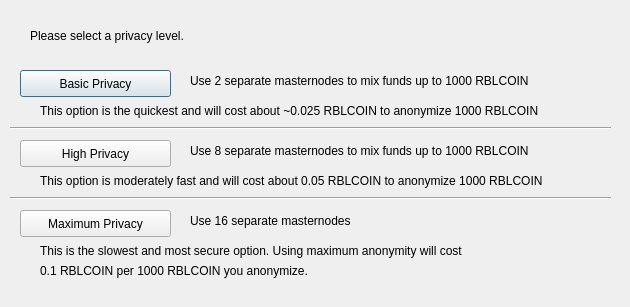
<?xml version="1.0" encoding="UTF-8"?>
<ui version="4.0">
 <class>DarksendConfig</class>
 <widget class="QDialog" name="DarksendConfig">
  <property name="geometry">
   <rect>
    <x>0</x>
    <y>0</y>
    <width>630</width>
    <height>307</height>
   </rect>
  </property>
  <property name="windowTitle">
   <string>Configure PrivateSend</string>
  </property>
  <widget class="QPushButton" name="buttonBasic">
   <property name="geometry">
    <rect>
     <x>20</x>
     <y>70</y>
     <width>151</width>
     <height>27</height>
    </rect>
   </property>
   <property name="text">
    <string>Basic Privacy</string>
   </property>
  </widget>
  <widget class="QPushButton" name="buttonHigh">
   <property name="geometry">
    <rect>
     <x>20</x>
     <y>140</y>
     <width>151</width>
     <height>27</height>
    </rect>
   </property>
   <property name="text">
    <string>High Privacy</string>
   </property>
  </widget>
  <widget class="QPushButton" name="buttonMax">
   <property name="geometry">
    <rect>
     <x>20</x>
     <y>210</y>
     <width>151</width>
     <height>27</height>
    </rect>
   </property>
   <property name="text">
    <string>Maximum Privacy</string>
   </property>
  </widget>
  <widget class="QLabel" name="label">
   <property name="geometry">
    <rect>
     <x>30</x>
     <y>20</y>
     <width>571</width>
     <height>31</height>
    </rect>
   </property>
   <property name="text">
    <string>Please select a privacy level.</string>
   </property>
  </widget>
  <widget class="QLabel" name="label_2">
   <property name="geometry">
    <rect>
     <x>190</x>
     <y>70</y>
     <width>421</width>
     <height>21</height>
    </rect>
   </property>
   <property name="text">
    <string>Use 2 separate masternodes to mix funds up to 1000 RBLCOIN</string>
   </property>
  </widget>
  <widget class="QLabel" name="label_3">
   <property name="geometry">
    <rect>
     <x>190</x>
     <y>140</y>
     <width>411</width>
     <height>21</height>
    </rect>
   </property>
   <property name="text">
    <string>Use 8 separate masternodes to mix funds up to 1000 RBLCOIN</string>
   </property>
  </widget>
  <widget class="QLabel" name="label_4">
   <property name="geometry">
    <rect>
     <x>190</x>
     <y>210</y>
     <width>421</width>
     <height>21</height>
    </rect>
   </property>
   <property name="text">
    <string>Use 16 separate masternodes</string>
   </property>
  </widget>
  <widget class="QLabel" name="label_6">
   <property name="geometry">
    <rect>
     <x>40</x>
     <y>100</y>
     <width>561</width>
     <height>21</height>
    </rect>
   </property>
   <property name="text">
    <string>This option is the quickest and will cost about ~0.025 RBLCOIN to anonymize 1000 RBLCOIN</string>
   </property>
  </widget>
  <widget class="QLabel" name="label_7">
   <property name="geometry">
    <rect>
     <x>40</x>
     <y>170</y>
     <width>561</width>
     <height>21</height>
    </rect>
   </property>
   <property name="text">
    <string>This option is moderately fast and will cost about 0.05 RBLCOIN to anonymize 1000 RBLCOIN</string>
   </property>
  </widget>
  <widget class="QLabel" name="label_8">
   <property name="geometry">
    <rect>
     <x>40</x>
     <y>240</y>
     <width>561</width>
     <height>21</height>
    </rect>
   </property>
   <property name="text">
    <string>This is the slowest and most secure option. Using maximum anonymity will cost</string>
   </property>
  </widget>
  <widget class="QLabel" name="label_9">
   <property name="geometry">
    <rect>
     <x>40</x>
     <y>260</y>
     <width>561</width>
     <height>21</height>
    </rect>
   </property>
   <property name="text">
    <string>0.1 RBLCOIN per 1000 RBLCOIN you anonymize.</string>
   </property>
  </widget>
  <widget class="Line" name="line">
   <property name="geometry">
    <rect>
     <x>10</x>
     <y>120</y>
     <width>601</width>
     <height>16</height>
    </rect>
   </property>
   <property name="orientation">
    <enum>Qt::Horizontal</enum>
   </property>
  </widget>
  <widget class="Line" name="line_2">
   <property name="geometry">
    <rect>
     <x>10</x>
     <y>190</y>
     <width>601</width>
     <height>16</height>
    </rect>
   </property>
   <property name="orientation">
    <enum>Qt::Horizontal</enum>
   </property>
  </widget>
 </widget>
 <resources/>
 <connections/>
</ui>
